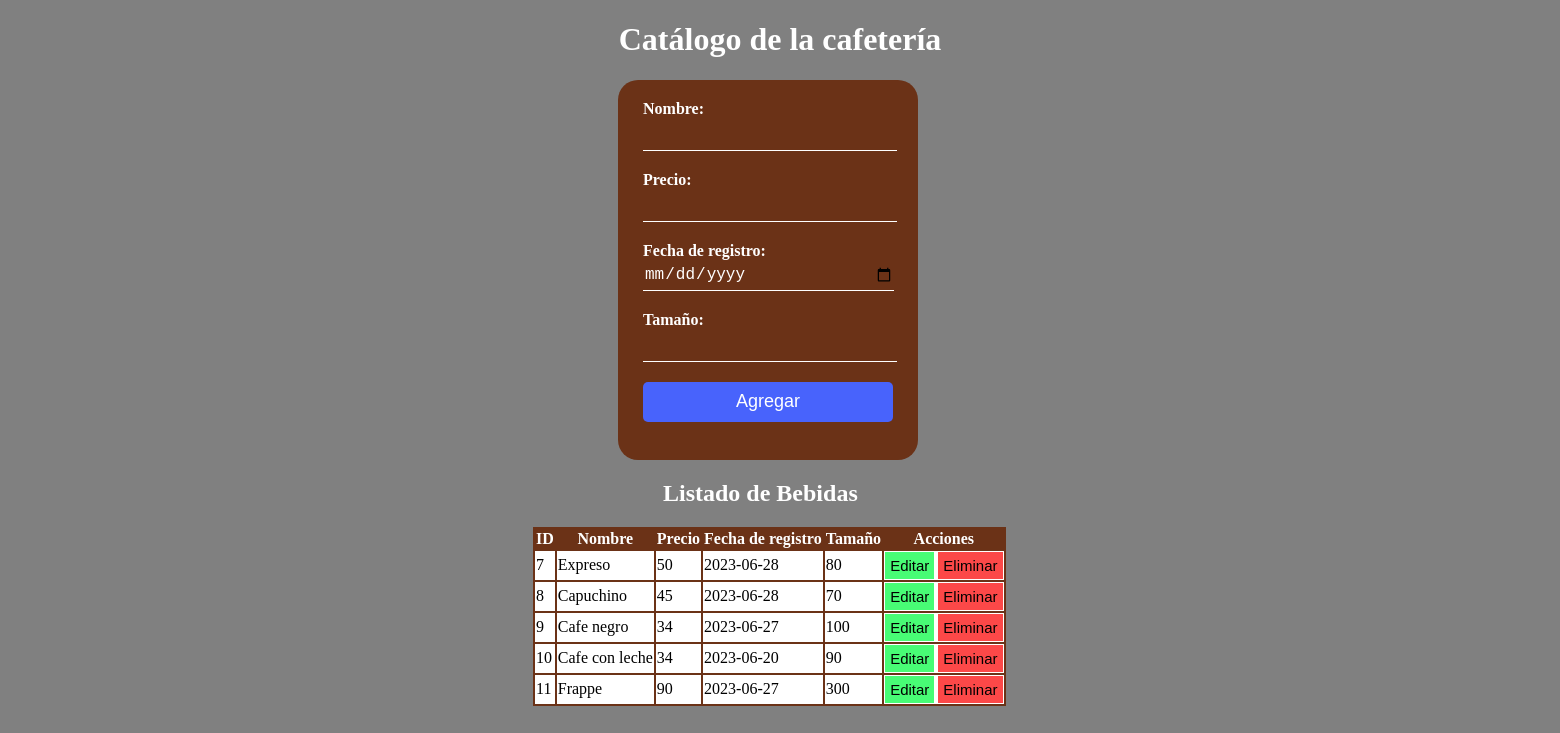
The page / on the database its author committed.
### tables this page shows
CREATE TABLE `bebidas` (
  `id` int(50) NOT NULL,
  `Nombre` varchar(20) NOT NULL,
  `Precio` int(2) NOT NULL,
  `Fecha` date NOT NULL,
  `Tamaño` int(10) NOT NULL,
  `Inhabilitado` tinyint(1) NOT NULL
);

### index.php (the view, shortened to what this page needs)
<!DOCTYPE html>
<html lang="es">
<head>
    <link rel="stylesheet" href="CSS/estilo.css">
</head>
<body>
    <div class="titu">
        <h1>Catálogo de la cafetería</h1>
    </div>
    <div class="f">
        <form action="insertar.php" method="post">
            <label for="nombre">Nombre:</label>
            <input type="text" id="nombre" name="nombre" required><br>
            <label for="precio">Precio:</label>
            <input type="number" id="precio" name="precio" step="0.01" required><br>
            <label for="fecha">Fecha de registro:</label>
            <input type="date" id="fecha" name="fecha" required><br>
            <label for="tamaño">Tamaño:</label>
            <input type="text" id="tamaño" name="tamaño" required><br>
            <input type="submit" value="Agregar" name="btn-agregar">
        </form>
    </div>
    <div class="t">
        <h2>Listado de Bebidas</h2>
        <table>
            <thead>
                <tr>
                    <th>ID</th>
                    <th>Nombre</th>
                    <th>Precio</th>
                    <th>Fecha de registro</th>
                    <th>Tamaño</th>
                    <th>Acciones</th>
                </tr>
            </thead>
            <tbody>
            <?php
            include ("db.php");
                    $sentencia = "SELECT * FROM bebidas WHERE Inhabilitado=0";
                    $resultado = mysqli_query($conn, $sentencia) or die(mysqli_error($conn));
      while($filas=mysqli_fetch_assoc($resultado))
      {
        echo "<tr>";
          echo "<td>"; echo $filas['id']; echo "</td>";
          echo "<td>"; echo $filas['Nombre']; echo "</td>";
          echo "<td>"; echo $filas['Precio']; echo "</td>";
          echo "<td>"; echo $filas['Fecha']; echo "</td>";
          echo "<td>"; echo $filas['Tamaño']; echo "</td>";
          echo "<td>  <a href='modificar.php?id=".$filas['id']."'> <button type='button' class='btn-success'>Editar</button></a>
          <a href='eliminar.php?id=".$filas['id']."''><button type='button' class='btn-danger'
          onclick='return confirmar()'>Eliminar</button></a></td>";
        echo "</tr>";
      }
      ?>
            </tbody>
        </table>
    </div>
</body>
</html>

### CSS/estilo.css (style rules this page uses)
body { background-color: gray; }
.titu h1 { text-align: center; width: 100%; color: white; }
.f form { width: 300px; height: 380px; background: rgb(107, 50, 23); color: #fff; position: relative; left: 610px; box-sizing: border-box; padding: 20px 25px; border-radius: 20px; }
.f label { margin: 0px; padding: 0px; font-weight: bold; display: block; }
.f input { width: 100%; margin-bottom: 20px; }
.f input[type="text"], .f input[type="date"], .f input[type="number"] { border: none; border-bottom: 1px solid #fff; background: transparent; outline: none; height: 30px; color: #fff; font-size: 16px; }
.f input[type="submit"] { border: none; outline: none; height: 40px; background: #4863fc; color: white; font-size: 18px; border-radius: 5px; }
.t { position: relative; left: 525px; }
.t table, td { border: 2px; background-color: #fff; }
.t h2 { position: relative; left: 130px; color: #fff; }
.t table, tr { background-color: rgb(107, 50, 23); }
.t th { color: #fff; }
.btn-success { background: #48fc75; border: none; outline: none; font-size: 15px; cursor: pointer; padding: 5px; }
.btn-danger { background: #fc4848; border: none; outline: none; font-size: 15px; cursor: pointer; padding: 5px; }

### rows shown on the page
bebidas: id "7", Nombre "Expreso", Precio "50", Fecha "2023-06-28", Tamaño "80"
bebidas: id "8", Nombre "Capuchino", Precio "45", Fecha "2023-06-28", Tamaño "70"
bebidas: id "9", Nombre "Cafe negro", Precio "34", Fecha "2023-06-27", Tamaño "100"
bebidas: id "10", Nombre "Cafe con leche", Precio "34", Fecha "2023-06-20", Tamaño "90"
bebidas: id "11", Nombre "Frappe", Precio "90", Fecha "2023-06-27", Tamaño "300"
